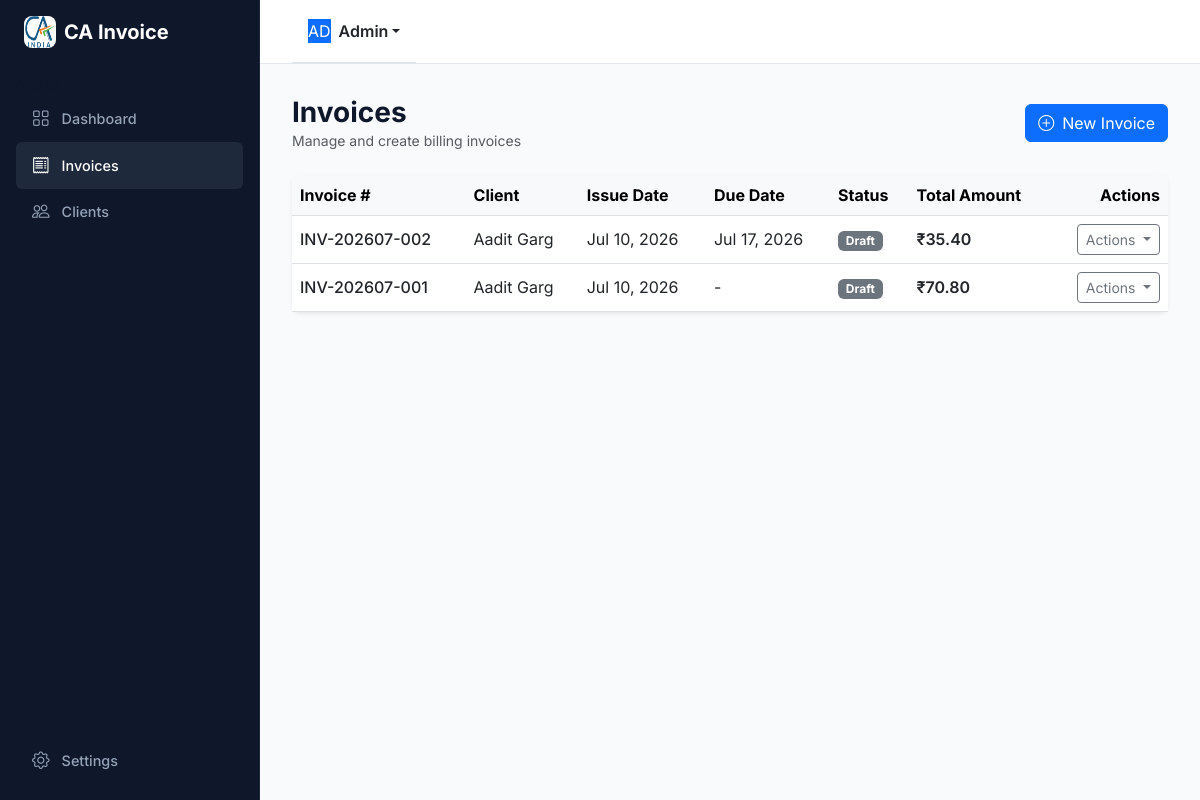
Page /invoices on the committed database.
### app/models.py (models this page shows)
class Invoice(db.Model):
    __tablename__ = 'invoices'
    id = db.Column(db.Integer, primary_key=True)
    invoice_number = db.Column(db.String(50), unique=True, nullable=False)
    client_id = db.Column(db.Integer, db.ForeignKey('clients.id'), nullable=False)
    issue_date = db.Column(db.Date, nullable=False)
    due_date = db.Column(db.Date)
    status = db.Column(db.String(20), default='Draft') # Draft, Pending, Paid, Overdue
    client_name = db.Column(db.String(150))
    client_address = db.Column(db.Text)
    client_gstin = db.Column(db.String(50))
    client_pan = db.Column(db.String(50))
    firm_name = db.Column(db.String(150))
    firm_address = db.Column(db.Text)
    bank_account_name = db.Column(db.String(150))
    bank_name = db.Column(db.String(150))
    account_number = db.Column(db.String(50))
    ifsc_code = db.Column(db.String(20))
    tax_type = db.Column(db.String(10), default='IGST') # 'IGST' or 'CGST_SGST'
    igst_rate = db.Column(db.Float, default=18.0)
    cgst_rate = db.Column(db.Float, default=9.0)
    sgst_rate = db.Column(db.Float, default=9.0)
    notes = db.Column(db.Text)
    created_at = db.Column(db.DateTime, default=datetime.utcnow)
    items = db.relationship('InvoiceItem', backref='invoice', cascade="all, delete-orphan", lazy=True)
    @property
    def subtotal(self):
        return sum(item.amount for item in self.items)
    @property
    def tax_amount(self):
        if self.tax_type == 'IGST':
            return (self.subtotal * self.igst_rate) / 100
        else:
            return (self.subtotal * (self.cgst_rate + self.sgst_rate)) / 100
    @property
    def total_amount(self):
        return self.subtotal + self.tax_amount

class Client(db.Model):
    __tablename__ = 'clients'
    id = db.Column(db.Integer, primary_key=True)
    name = db.Column(db.String(150), nullable=False)
    email = db.Column(db.String(150))
    address = db.Column(db.Text, nullable=False)
    gstin = db.Column(db.String(20))
    pan = db.Column(db.String(20))
    created_at = db.Column(db.DateTime, default=datetime.utcnow)
    invoices = db.relationship('Invoice', backref='client', lazy=True)

class InvoiceItem(db.Model):
    __tablename__ = 'invoice_items'
    id = db.Column(db.Integer, primary_key=True)
    invoice_id = db.Column(db.Integer, db.ForeignKey('invoices.id'), nullable=False)
    description = db.Column(db.String(255), nullable=False)
    sac_code = db.Column(db.String(20))
    amount = db.Column(db.Float, nullable=False)

### app/routes.py (the view)
@main_bp.route('/invoices', methods=['GET'])
def invoices():
    all_invoices = Invoice.query.order_by(Invoice.created_at.desc()).all()
    return render_template('invoices.html', invoices=all_invoices)

### app/templates/invoices.html (shortened to what this page needs)
{% extends "base.html" %}
{% block content %}
<div class="d-flex justify-content-between align-items-center mb-4">
    <div>
        <h3 class="fw-bold mb-0">Invoices</h3>
        <p class="text-muted small mb-0">Manage and create billing invoices</p>
    </div>
    <div>
        <a href="{{ url_for('main.new_invoice') }}" class="btn btn-primary">
            <i class="bi bi-plus-circle me-2"></i>New Invoice
        </a>
    </div>
</div>
<div class="ca-card border-0 shadow-sm bg-white">
    <div class="table-responsive">
        <table class="table table-hover align-middle mb-0">
            <thead class="table-light">
                <tr>
                    <th>Invoice #</th>
                    <th>Client</th>
                    <th>Issue Date</th>
                    <th>Due Date</th>
                    <th>Status</th>
                    <th>Total Amount</th>
                    <th class="text-end">Actions</th>
                </tr>
            </thead>
            <tbody>
                {% for inv in invoices %}
                <tr>
                    <td class="fw-medium">{{ inv.invoice_number }}</td>
                    <td>{{ inv.client_name or (inv.client.name if inv.client else 'Unknown Client') }}</td>
                    <td>{{ inv.issue_date.strftime('%b %d, %Y') }}</td>
                    <td>{{ inv.due_date.strftime('%b %d, %Y') if inv.due_date else '-' }}</td>
                    <td>
                        <span class="badge bg-{{ 'success' if inv.status == 'Paid' else 'warning text-dark' if inv.status == 'Pending' else 'secondary' }}">
                            {{ inv.status }}
                        </span>
                    </td>
                    <td class="fw-semibold">₹{{ "%.2f"|format(inv.total_amount) }}</td>
                    <td class="text-end">
                        <div class="dropdown">
                            <button class="btn btn-sm btn-outline-secondary dropdown-toggle py-1 px-2" type="button" data-bs-toggle="dropdown" aria-expanded="false">
                                Actions
                            </button>
                        </div>
                    </td>
                </tr>
                {% else %}
                <tr>
                    <td colspan="7" class="text-center text-muted py-4">No invoices created yet. Click "New Invoice" to start.</td>
                </tr>
                {% endfor %}
            </tbody>
        </table>
    </div>
</div>
{% endblock %}

### app/static/css/app.css (style rules this page uses)
:root { --ca-sidebar-bg: #0F172A; --ca-sidebar-text: #94A3B8; --ca-sidebar-text-hover: #F8FAFC; --ca-sidebar-active: #1E293B; --ca-header-bg: #FFFFFF; --ca-main-bg: #F8FAFC; --ca-border: #E2E8F0; --ca-primary: #2563EB; --ca-primary-hover: #1D4ED8; --ca-text-dark: #0F172A; --ca-text-muted: #64748B; }
body { margin: 0; padding: 0; font-family: 'Inter', -apple-system, BlinkMacSystemFont, 'Segoe UI', Roboto, sans-serif; background-color: var(--ca-main-bg); color: var(--ca-text-dark); }
.ca-card { background: #FFFFFF; border: 1px solid var(--ca-border); border-radius: 8px; box-shadow: 0 1px 3px rgba(0,0,0,0.02); }

### rows in the picture
Invoice: invoice_number "INV-202607-002", client_name.name "Aadit Garg", issue_date "Jul 10, 2026", due_date "Jul 17, 2026", status "Draft"
InvoiceItem: total_amount "35.40"
Invoice: invoice_number "INV-202607-001", client_name.name "Aadit Garg", issue_date "Jul 10, 2026", due_date "-", status "Draft"
InvoiceItem: total_amount "70.80"

### other values in the picture
{{ session.get('firm_name', 'CA Invoice') }} "CA Invoice"
{{ session.get('admin_email', 'Admin') }} "Admin"
